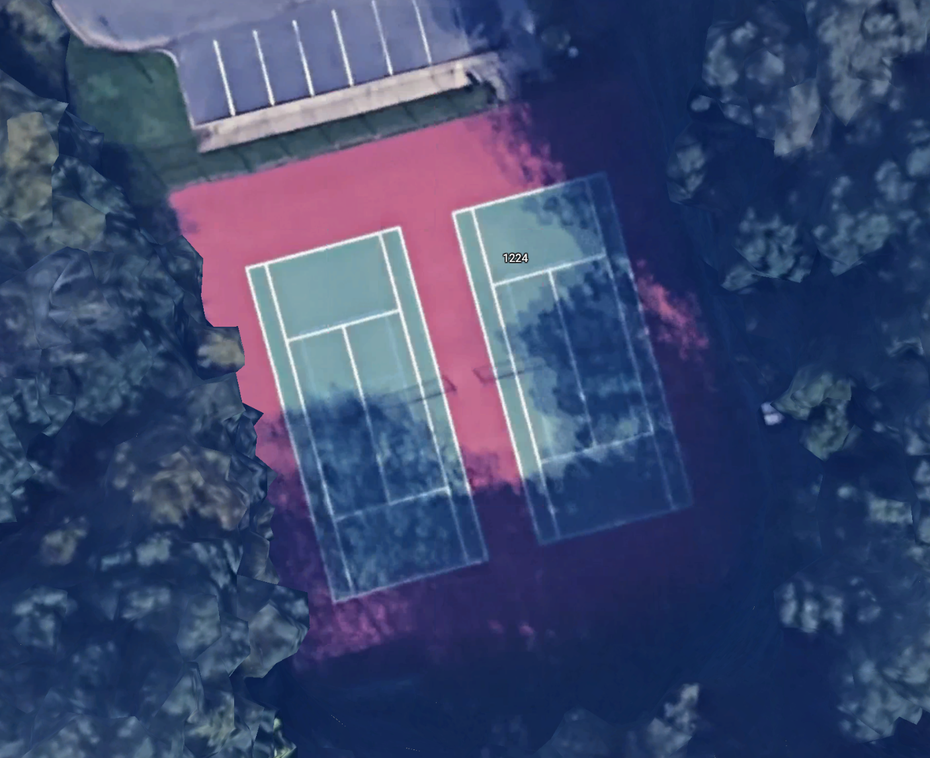
#> input picture 1.png, 930 x 758 px, shrunk from 1406 x 1146 before the run
$ python intensity.py   (older library calls are emulated)
#> lines starting #> are read from the running program, lines starting #| are printed output that depends on the picture; after the words box and inside, x2 and y2 are one past the last pixel; in counts of white or black regions, pixels touching at a corner belong together
import cv2
import numpy as np
from sklearn.cluster import DBSCAN

def merge_similar_lines(lines, angle_threshold=10, distance_threshold=10):
    if lines is None:
        return []

    line_features = []
    for line in lines:
        x1, y1, x2, y2 = line[0]
        angle = np.arctan2(y2 - y1, x2 - x1) * 180 / np.pi
        midpoint = ((x1 + x2) / 2, (y1 + y2) / 2)
        length = np.sqrt((x2 - x1)**2 + (y2 - y1)**2)
        line_features.append([angle, midpoint[0], midpoint[1], length])

    line_features = np.array(line_features)
    clustering = DBSCAN(eps=distance_threshold, min_samples=1).fit(line_features[:, 1:3])
    labels = clustering.labels_

    merged_lines = []
    for label in np.unique(labels):
        indices = np.where(labels == label)[0]
        cluster_lines = [lines[idx][0] for idx in indices]
        avg_x1 = np.mean([line[0] for line in cluster_lines])
        avg_y1 = np.mean([line[1] for line in cluster_lines])
        avg_x2 = np.mean([line[2] for line in cluster_lines])
        avg_y2 = np.mean([line[3] for line in cluster_lines])
        merged_lines.append([int(avg_x1), int(avg_y1), int(avg_x2), int(avg_y2)])

    return merged_lines

def extend_line(x1, y1, x2, y2, length=50):
    line_vec = np.array([x2 - x1, y2 - y1])
    line_length = np.sqrt(line_vec[0]**2 + line_vec[1]**2)
    unit_vec = line_vec / line_length
    extend_vec = unit_vec * length
    return (x1 - extend_vec[0], y1 - extend_vec[1], x2 + extend_vec[0], y2 + extend_vec[1])

def find_intersections(lines):
    def line_intersection(line1, line2):
        x1, y1, x2, y2 = line1
        x3, y3, x4, y4 = line2
        denom = (x1-x2)*(y3-y4) - (y1-y2)*(x3-x4)
        if denom == 0:
            return None
        Px = ((x1*y2 - y1*x2)*(x3-x4) - (x1-x2)*(x3*y4 - y3*x4)) / denom
        Py = ((x1*y2 - y1*x2)*(y3-y4) - (y1-y2)*(x3*y4 - y3*x4)) / denom
        if (min(x1, x2) <= Px <= max(x1, x2) and min(y1, y2) <= Py <= max(y1, y2) and
            min(x3, x4) <= Px <= max(x3, x4) and min(y3, y4) <= Py <= max(y3, y4)):
            return (int(Px), int(Py))
        return None

    extended_lines = [extend_line(*line) for line in lines]
    intersections = []
    for i, line1 in enumerate(extended_lines):
        for line2 in extended_lines[i+1:]:
            intersect_point = line_intersection(line1, line2)
            if intersect_point:
                intersections.append(intersect_point)
    return intersections

def remove_short_lines(lines, min_length):
    filtered_lines = [line for line in lines if np.sqrt((line[2] - line[0])**2 + (line[3] - line[1])**2) >= min_length]
    return filtered_lines

def merge_close_intersections(intersections, distance_threshold=10):
    if not intersections:
        return []

    points = np.array(intersections)
    clustering = DBSCAN(eps=distance_threshold, min_samples=1).fit(points)
    labels = clustering.labels_

    merged_intersections = []
    for label in np.unique(labels):
        cluster_points = points[labels == label]
        avg_x = np.mean(cluster_points[:, 0])
        avg_y = np.mean(cluster_points[:, 1])
        merged_intersections.append((int(avg_x), int(avg_y)))

    return merged_intersections

# Load the image
image_path = '1.png'
image = cv2.imread(image_path)
#> image is the input picture: shape (758, 930, 3); mean B, G, R 110.6, 73.2, 60.8
gray = cv2.cvtColor(image, cv2.COLOR_BGR2GRAY)

# Apply Sobel operator to find image gradient
grad_x = cv2.Sobel(gray, cv2.CV_64F, 1, 0, ksize=3)
grad_y = cv2.Sobel(gray, cv2.CV_64F, 0, 1, ksize=3)

# Compute gradient magnitude
grad_mag = np.sqrt(grad_x**2 + grad_y**2)
grad_mag = cv2.convertScaleAbs(grad_mag)

# Apply thresholding to detect edges
_, edges = cv2.threshold(grad_mag, 50, 255, cv2.THRESH_BINARY)
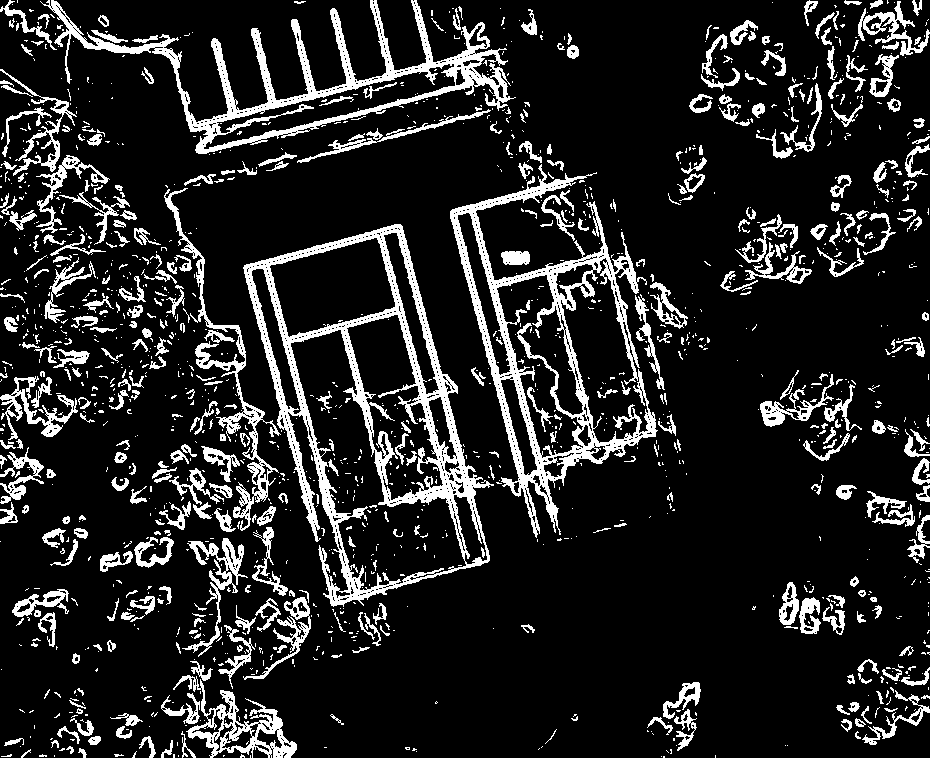
#> edges: shape (758, 930); 14.3% white; 1478 white regions (1076 under 20 px), largest, box (x1, y1, x2, y2) and area: (243, 224, 494, 607) 16535, (450, 164, 658, 538) 13320, (40, 0, 516, 154) 10959

# Apply Hough Line Transform to detect lines
lines = cv2.HoughLinesP(edges, 1, np.pi/180, threshold=100, minLineLength=100, maxLineGap=10)
#> lines = 114 rows, first 6: [394, 224, 489, 555], [267, 259, 352, 599], [379, 229, 470, 567], [453, 209, 539, 533], [394, 225, 489, 559], [196, 152, 508, 74]

# Merge similar lines
merged_lines = merge_similar_lines(lines)
#> the loop in merge_similar_lines, `for line in lines:` made 114 passes
#> (x1, y1, x2, y2, angle, midpoint, length) on passes 1 to 8: (394, 224, 489, 555, 73.99, (441.5, 389.5), 344.4), (267, 259, 352, 599, 75.96, (309.5, 429), 350.5), (379, 229, 470, 567, 74.93, (424.5, 398), 350), (453, 209, 539, 533, 75.13, (496, 371), 335.2), (394, 225, 489, 559, 74.12, (441.5, 392), 347.2), (196, 152, 508, 74, -14.04, (352, 113), 321.6), (244, 265, 401, 226, -13.95, (322.5, 245.5), 161.8), (472, 204, 560, 534, 75.07, (516, 369), 341.5)
#> after the loop in merge_similar_lines, `for line in lines:`: line_features = 114 items, first 6: [73.99, 441.5, 389.5, 344.4], [75.96, 309.5, 429, 350.5], [74.93, 424.5, 398, 350], [75.13, 496, 371, 335.2], [74.12, 441.5, 392, 347.2], [-14.04, 352, 113, 321.6]
#> in merge_similar_lines, `line_features = np.array(line_features)`: line_features = 114 rows, first 6: [73.99, 441.5, 389.5, 344.4], [75.96, 309.5, 429, 350.5], [74.93, 424.5, 398, 350], [75.13, 496, 371, 335.2], [74.12, 441.5, 392, 347.2], [-14.04, 352, 113, 321.6]
#> in merge_similar_lines, `labels = clustering.labels_`: labels = 114 values, max 63 at index 112, min 0 at index 0, mean 24.61
#> the loop in merge_similar_lines, `for label in np.unique(labels):` made 64 passes
#> (indices, avg_x1, avg_y1, avg_x2, avg_y2) on passes 3 to 10: ([2, 27, 48, 70], 378, 230.5, 468, 567), ([3, 15, 21, 61, 75], 451.8, 215.6, 536.8, 534.4), ([5, 22, 32], 198, 152.7, 506, 75.67), ([6, 23, 34, 74], 245, 268.8, 398.8, 227.5), ([7, 13, 18, 26, 51], 469.4, 204.6, 557.8, 535), ([8, 19, 43, 94, 103, 109], 283, 340.7, 400.8, 309.7), ([9, 62, 78, 79], 535.5, 462.8, 673.8, 425.2), ([10, 12, 24], 244.7, 266.3, 338, 615.7)

# Remove lines smaller than a certain length
min_length = 75
filtered_lines = remove_short_lines(merged_lines, min_length)

# Find intersections
intersections = find_intersections(filtered_lines)
#> the loop in find_intersections, `for i, line1 in enumerate(extended_lines):` made 64 passes
#> line1 on passes 1 to 8: (380.3, 175.9, 502.7, 605.1), (255, 211.5, 363, 647.5), (365.1, 181.7, 480.9, 615.3), (438.1, 166.7, 548.9, 582.3), (149.5, 164.1, 554.5, 62.87), (196.7, 280.9, 446.3, 214.1), (456.2, 155.7, 569.8, 583.3), (234.7, 352.8, 448.3, 296.2)

# Merge close intersections
unique_intersections = merge_close_intersections(intersections)
#> the loop in merge_close_intersections, `for label in np.unique(labels):` made 47 passes

# Create copies of the images to draw intersections and lines
output_image_normal = image.copy()
output_image_edges = cv2.cvtColor(edges, cv2.COLOR_GRAY2BGR)

# Draw the filtered lines
for line in filtered_lines:
    x1, y1, x2, y2 = line
    cv2.line(output_image_normal, (x1, y1), (x2, y2), (0, 255, 0), 2)  # Green lines
    cv2.line(output_image_edges, (x1, y1), (x2, y2), (0, 255, 0), 2)  # Green lines
#> this loop made 64 passes
#> line on passes 1 to 8: [394, 224, 489, 557], [267, 260, 351, 599], [378, 230, 468, 567], [451, 215, 536, 534], [198, 152, 506, 75], [245, 268, 398, 227], [469, 204, 557, 535], [283, 340, 400, 309]
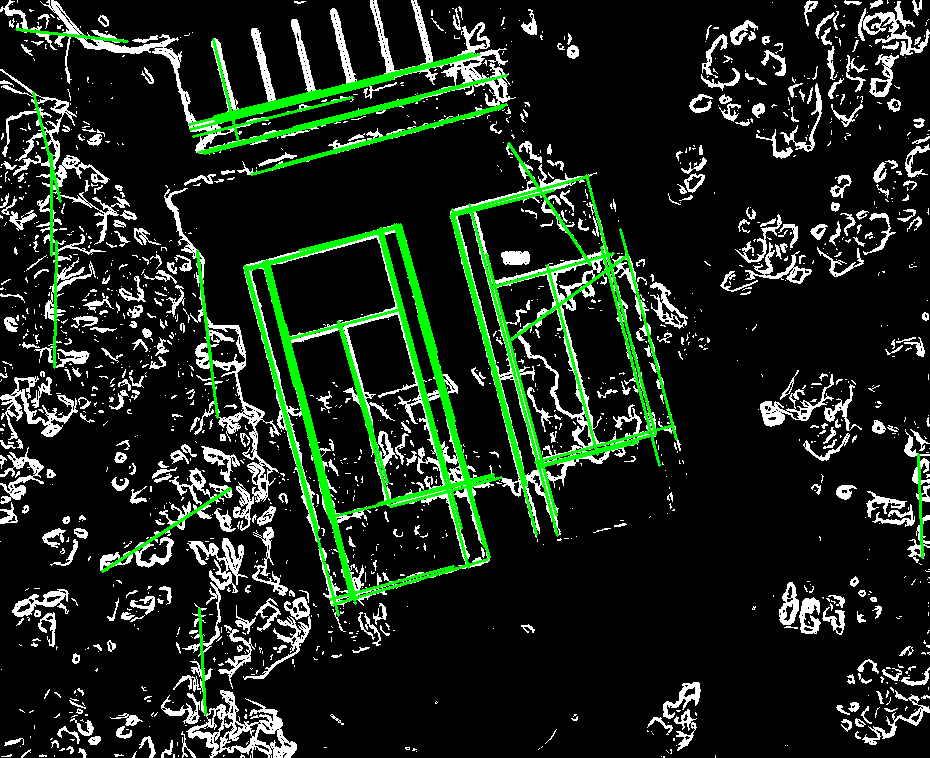
#> output_image_edges: shape (758, 930, 3); mean B, G, R 28.1, 39, 28.1
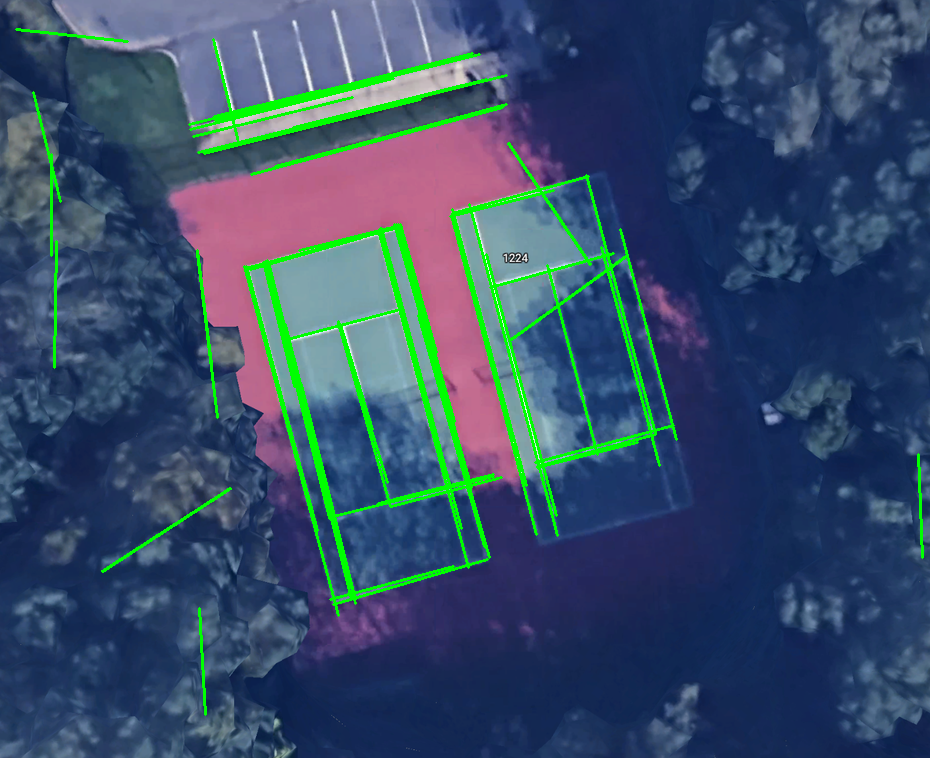
#> output_image_normal: shape (758, 930, 3); 4.28% of pixels changed, all inside (x1, y1, x2, y2) = (15, 28, 924, 716)

# Draw dots at intersections
for point in unique_intersections:
    cv2.circle(output_image_normal, point, 5, (0, 0, 255), -1)  # Red dots
    cv2.circle(output_image_edges, point, 5, (0, 0, 255), -1)  # Red dots
#> this loop made 47 passes
#> point on passes 1 to 8: (397, 225), (418, 303), (467, 482), (487, 557), (265, 261), (286, 338), (331, 515), (351, 594)
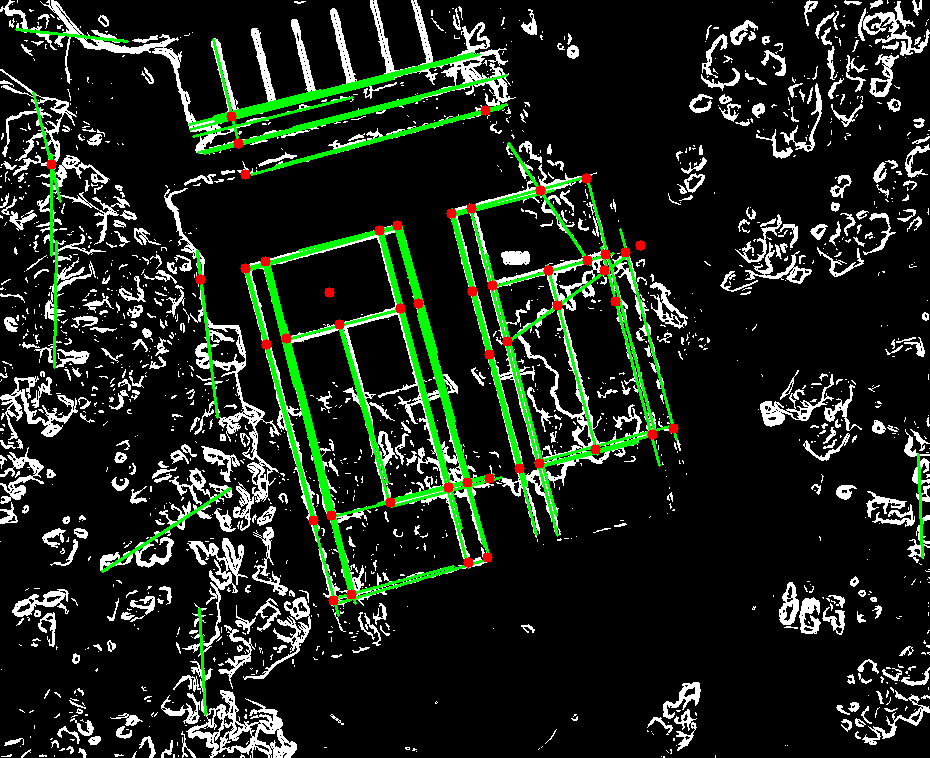
#> output_image_edges: shape (758, 930, 3); 0.54% of pixels changed, all inside (x1, y1, x2, y2) = (46, 105, 679, 606)
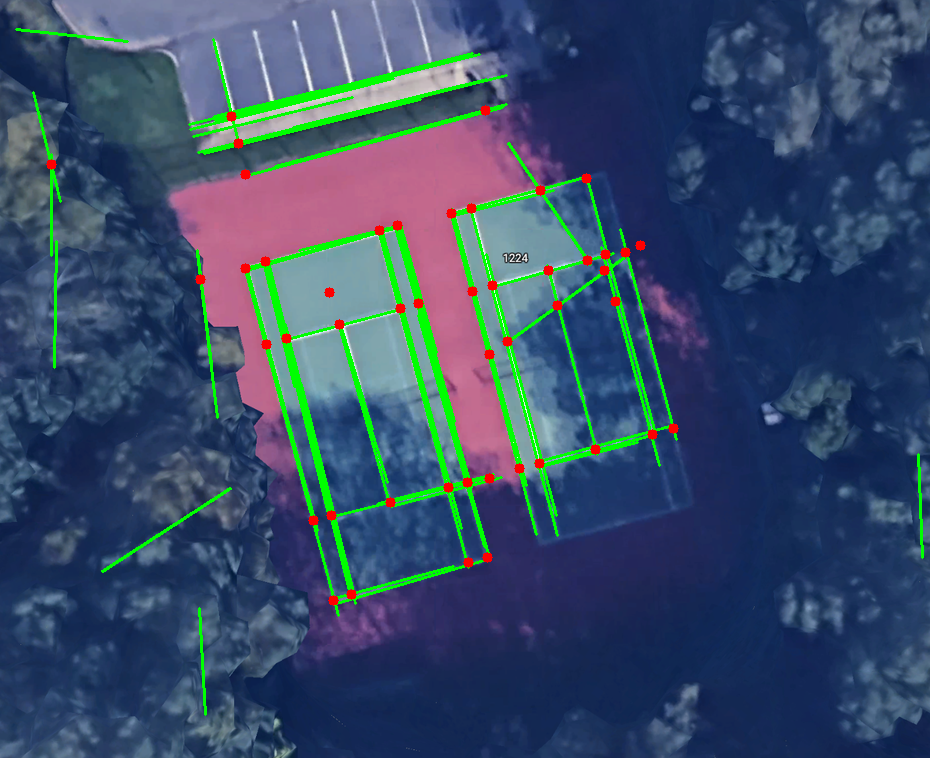
#> output_image_normal: shape (758, 930, 3); 0.54% of pixels changed, all inside (x1, y1, x2, y2) = (46, 105, 679, 606)

print(len(unique_intersections))
#| 47

# Function to toggle between images
def toggle_image():
    global show_edges
    show_edges = not show_edges

# Set the initial state
show_edges = False

while True:
    # Display the appropriate image based on the state
    if show_edges:
        cv2.imshow('Image', output_image_edges)
    else:
        cv2.imshow('Image', output_image_normal)

    # Wait for a key press
    key = cv2.waitKey(1) & 0xFF
#> (key q is pressed here)

    # Toggle the image if 't' is pressed
    if key == ord('t'):
        toggle_image()

    # Break the loop if 'q' is pressed
    if key == ord('q'):
        break

cv2.destroyAllWindows()

$ run again, with 2.png copied over 1.png
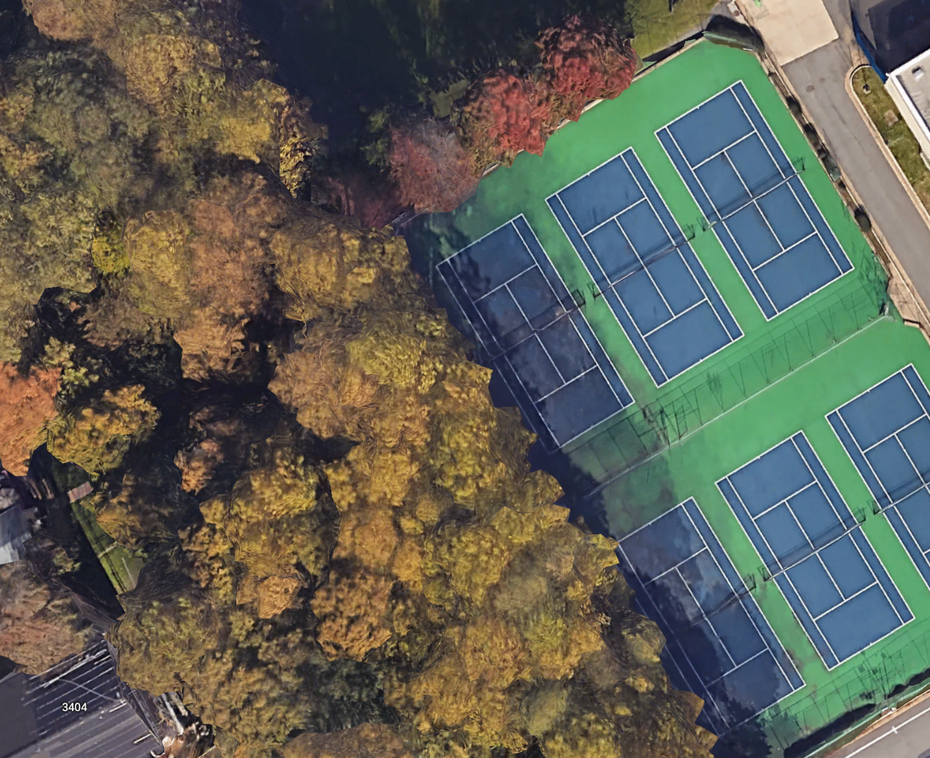
#> input picture 2.png, 930 x 758 px, shrunk from 1406 x 1146 before the run
#> image is the input picture: shape (758, 930, 3); mean B, G, R 85.2, 96.4, 95
#> `_, edges = cv2.threshold(grad_mag, 50, 255, cv2.THRESH_BINARY)`:
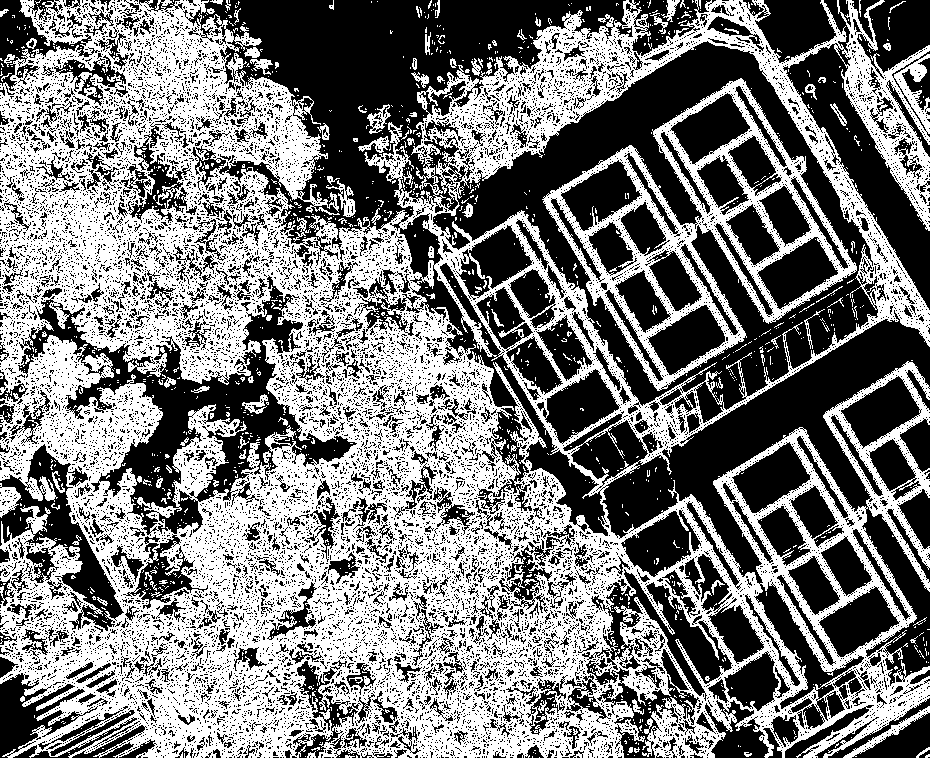
#> edges: shape (758, 930); 48.6% white; 1321 white regions (1211 under 20 px), largest, box (x1, y1, x2, y2) and area: (0, 0, 930, 758) 312469, (542, 78, 857, 391) 19332, (843, 706, 930, 758) 577
#> lines = 1217 rows, first 6: [12, 42, 714, 744], [2, 78, 247, 323], [49, 51, 608, 610], [23, 0, 622, 599], [17, 26, 686, 695], [37, 2, 656, 621]
#> the loop in merge_similar_lines, `for line in lines:` made 1217 passes
#> (x1, y1, x2, y2, midpoint, length) on passes 1 to 3: (12, 42, 714, 744, (363, 393), 992.8), (2, 78, 247, 323, (124.5, 200.5), 346.5), (49, 51, 608, 610, (328.5, 330.5), 790.5)
#> after the loop in merge_similar_lines, `for line in lines:`: line_features = 1217 items, first 6: [45, 363, 393, 992.8], [45, 124.5, 200.5, 346.5], [45, 328.5, 330.5, 790.5], [45, 322.5, 299.5, 847.1], [45, 351.5, 360.5, 946.1], [45, 346.5, 311.5, 875.4]
#> in merge_similar_lines, `line_features = np.array(line_features)`: line_features = 1217 rows, first 6: [45, 363, 393, 992.8], [45, 124.5, 200.5, 346.5], [45, 328.5, 330.5, 790.5], [45, 322.5, 299.5, 847.1], [45, 351.5, 360.5, 946.1], [45, 346.5, 311.5, 875.4]
#> labels = 1217 values, max 390 at index 1216, min 0 at index 0, mean 114.9
#> the loop in merge_similar_lines, `for label in np.unique(labels):` made 391 passes
#> (indices, avg_x1, avg_y1, avg_x2, avg_y2) on passes 1, 4, 6: ([0, 64, 79, 197, 231, 235, 285, 309, 422], 13.89, 48.11, 713.6, 747.8), ([3, 30, 195, 245, 292], 21.2, 2.6, 614, 595.4), ([6, 301, 315, 344, 1187], 283, 327.4, 701.6, 746)
#> the loop in find_intersections, `for i, line1 in enumerate(extended_lines):` made 390 passes
#> line1 on passes 1 to 3: (-22.38, 12.67, 748.4, 782.3), (-30.36, 36.64, 286.4, 353.4), (11.64, 10.64, 644.4, 643.4)
#> the loop `for line in filtered_lines:` made 390 passes
#> line on passes 1 to 3: [13, 48, 713, 747], [5, 72, 251, 318], [47, 46, 609, 608]
#> the loop `for point in unique_intersections:` made 437 passes
#> point on passes 1 to 3: (192, 219), (338, 323), (401, 389)
#> after the loop `for point in unique_intersections:`:
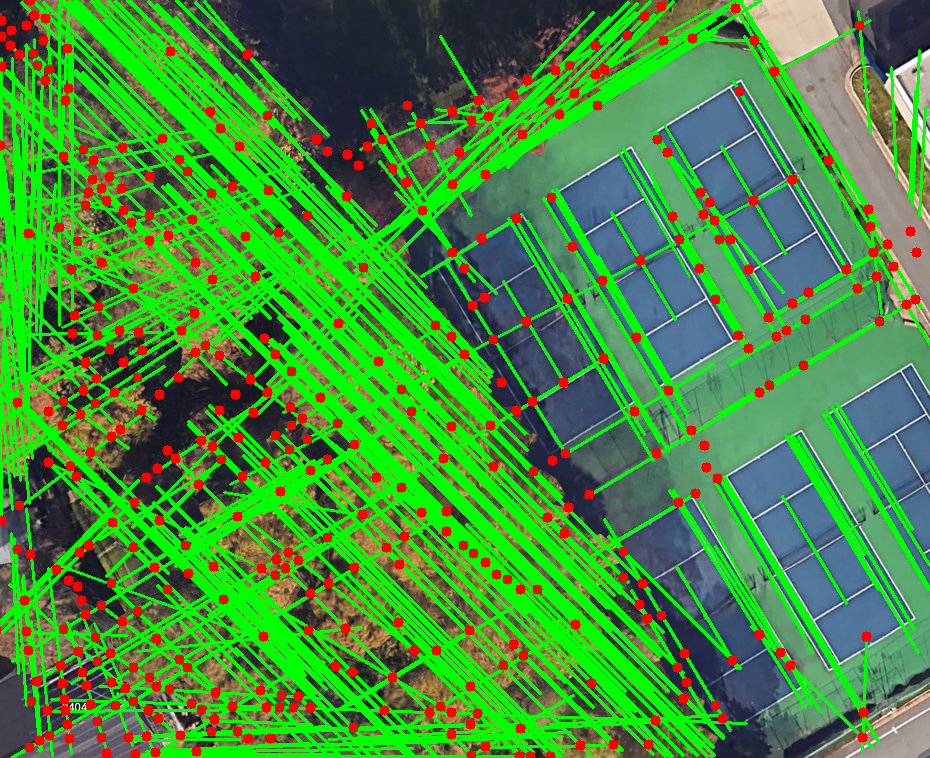
#> output_image_normal: shape (758, 930, 3); mean B, G, R 57.6, 142.4, 68.9
#| 437
